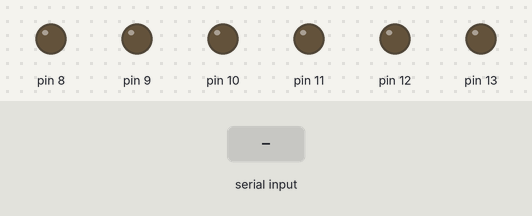
Bench run of a sketch on a simulated Arduino Uno, built with avr-gcc and run on an emulated ATmega328P. Parts: output pins drawn as LEDs (lit = HIGH). The inputs (shaded band) are chosen by the test bench.

Above: at 1.2 s.
1.3 s: "90,45\n" received over Serial
At 2.1 s:
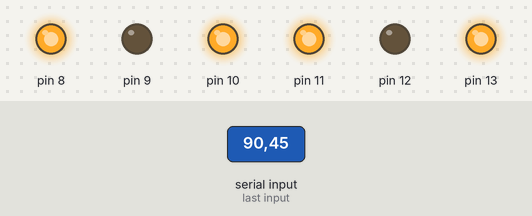
3.8 s: "30,150\n" received over Serial
At 4.3 s:
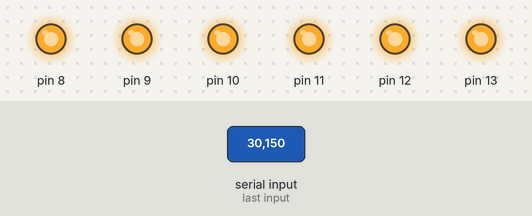
5.3 s: "5\n" received over Serial
At 6.1 s:
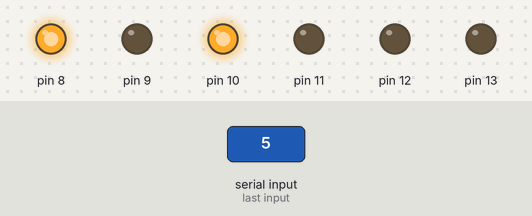
Timing chart, 0 to 8.3 s (numbered marks = the images above; inputs shaded):
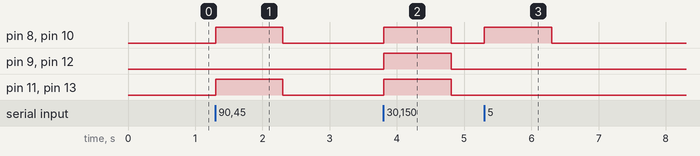

The sketch:

ex2lab2.ino
```cpp
void setup() {
  Serial.begin(9600);
  for (byte i = 8; i <= 13; i++)
    pinMode(i, OUTPUT);
}

void loop() {
  if (Serial.available()) {
    int n = Serial.parseInt();
    n = constrain(n, 0, 63);

    for (byte i = 0; i < 6; i++) {
      digitalWrite(8 + i, (n >> i) & 1);
    }
  }
}
```

Measured:
- after the input at 1.3 s, pin 8, pin 10, pin 11, pin 13: LOW → HIGH at once, → LOW 1.0 s later
- after the input at 3.8 s, pin 8–13: LOW → HIGH at once, → LOW 1.0 s later
- after the input at 5.3 s, pin 8, pin 10: LOW → HIGH at once, → LOW 1.0 s later
